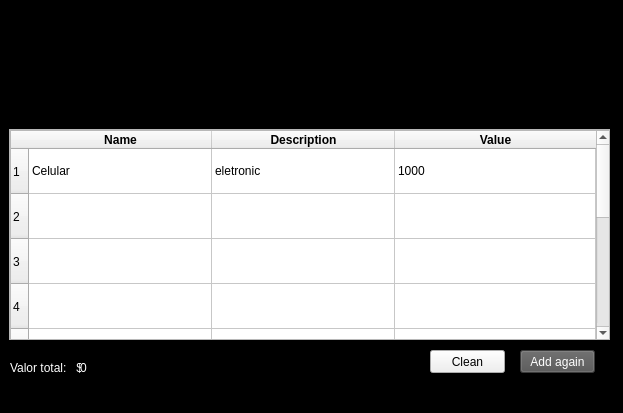
<?xml version="1.0" encoding="UTF-8"?>
<ui version="4.0">
 <class>MainWindow</class>
 <widget class="QMainWindow" name="MainWindow">
  <property name="geometry">
   <rect>
    <x>0</x>
    <y>0</y>
    <width>623</width>
    <height>413</height>
   </rect>
  </property>
  <property name="windowTitle">
   <string>MainWindow</string>
  </property>
  <widget class="QWidget" name="centralwidget">
   <widget class="QLabel" name="label">
    <property name="geometry">
     <rect>
      <x>0</x>
      <y>-8</y>
      <width>801</width>
      <height>591</height>
     </rect>
    </property>
    <property name="styleSheet">
     <string notr="true">background-color: rgb(0, 0, 0);</string>
    </property>
    <property name="text">
     <string/>
    </property>
   </widget>
   <widget class="QScrollArea" name="scrollArea">
    <property name="geometry">
     <rect>
      <x>9</x>
      <y>129</y>
      <width>601</width>
      <height>211</height>
     </rect>
    </property>
    <property name="widgetResizable">
     <bool>true</bool>
    </property>
    <widget class="QWidget" name="scrollAreaWidgetContents">
     <property name="geometry">
      <rect>
       <x>0</x>
       <y>0</y>
       <width>599</width>
       <height>209</height>
      </rect>
     </property>
     <widget class="QTableWidget" name="tableWidget">
      <property name="geometry">
       <rect>
        <x>0</x>
        <y>0</y>
        <width>601</width>
        <height>211</height>
       </rect>
      </property>
      <property name="minimumSize">
       <size>
        <width>0</width>
        <height>0</height>
       </size>
      </property>
      <property name="mouseTracking">
       <bool>false</bool>
      </property>
      <property name="tabletTracking">
       <bool>false</bool>
      </property>
      <property name="autoFillBackground">
       <bool>false</bool>
      </property>
      <property name="styleSheet">
       <string notr="true"/>
      </property>
      <property name="gridStyle">
       <enum>Qt::SolidLine</enum>
      </property>
      <property name="rowCount">
       <number>10</number>
      </property>
      <attribute name="horizontalHeaderVisible">
       <bool>true</bool>
      </attribute>
      <attribute name="horizontalHeaderCascadingSectionResizes">
       <bool>false</bool>
      </attribute>
      <attribute name="horizontalHeaderMinimumSectionSize">
       <number>39</number>
      </attribute>
      <attribute name="horizontalHeaderDefaultSectionSize">
       <number>183</number>
      </attribute>
      <attribute name="horizontalHeaderHighlightSections">
       <bool>true</bool>
      </attribute>
      <attribute name="horizontalHeaderShowSortIndicator" stdset="0">
       <bool>false</bool>
      </attribute>
      <attribute name="horizontalHeaderStretchLastSection">
       <bool>true</bool>
      </attribute>
      <attribute name="verticalHeaderVisible">
       <bool>true</bool>
      </attribute>
      <attribute name="verticalHeaderCascadingSectionResizes">
       <bool>false</bool>
      </attribute>
      <attribute name="verticalHeaderMinimumSectionSize">
       <number>35</number>
      </attribute>
      <attribute name="verticalHeaderDefaultSectionSize">
       <number>45</number>
      </attribute>
      <attribute name="verticalHeaderHighlightSections">
       <bool>true</bool>
      </attribute>
      <attribute name="verticalHeaderShowSortIndicator" stdset="0">
       <bool>false</bool>
      </attribute>
      <attribute name="verticalHeaderStretchLastSection">
       <bool>false</bool>
      </attribute>
      <row/>
      <row/>
      <row/>
      <row/>
      <row/>
      <row/>
      <row/>
      <row/>
      <row/>
      <row/>
      <column>
       <property name="text">
        <string>Name</string>
       </property>
       <property name="font">
        <font>
         <weight>75</weight>
         <italic>false</italic>
         <bold>true</bold>
         <underline>false</underline>
         <strikeout>false</strikeout>
         <stylestrategy>PreferDefault</stylestrategy>
        </font>
       </property>
       <property name="textAlignment">
        <set>AlignCenter</set>
       </property>
      </column>
      <column>
       <property name="text">
        <string>Description</string>
       </property>
       <property name="font">
        <font>
         <weight>75</weight>
         <bold>true</bold>
        </font>
       </property>
       <property name="textAlignment">
        <set>AlignCenter</set>
       </property>
      </column>
      <column>
       <property name="text">
        <string>Value</string>
       </property>
       <property name="font">
        <font>
         <weight>75</weight>
         <bold>true</bold>
        </font>
       </property>
       <property name="textAlignment">
        <set>AlignCenter</set>
       </property>
      </column>
      <item row="0" column="0">
       <property name="text">
        <string>Celular</string>
       </property>
      </item>
      <item row="0" column="1">
       <property name="text">
        <string>eletronic</string>
       </property>
      </item>
      <item row="0" column="2">
       <property name="text">
        <string>1000</string>
       </property>
      </item>
     </widget>
    </widget>
   </widget>
   <widget class="QLabel" name="label_2">
    <property name="geometry">
     <rect>
      <x>10</x>
      <y>-10</y>
      <width>601</width>
      <height>151</height>
     </rect>
    </property>
    <property name="styleSheet">
     <string notr="true">color: rgb(255, 255, 255);
image: url(:/img/Capturar_00000/Capturar_00000_00000.png);
color: rgb(70, 48, 171);
</string>
    </property>
    <property name="text">
     <string>&lt;html&gt;&lt;head/&gt;&lt;body&gt;&lt;p align=&quot;center&quot;&gt;&lt;br/&gt;&lt;/p&gt;&lt;/body&gt;&lt;/html&gt;</string>
    </property>
   </widget>
   <widget class="QLabel" name="label_3">
    <property name="geometry">
     <rect>
      <x>10</x>
      <y>360</y>
      <width>71</width>
      <height>16</height>
     </rect>
    </property>
    <property name="styleSheet">
     <string notr="true">color: rgb(255, 255, 255);</string>
    </property>
    <property name="text">
     <string>Valor total:   $</string>
    </property>
   </widget>
   <widget class="QLabel" name="label_4">
    <property name="geometry">
     <rect>
      <x>80</x>
      <y>360</y>
      <width>531</width>
      <height>16</height>
     </rect>
    </property>
    <property name="styleSheet">
     <string notr="true">color: rgb(255, 255, 255);</string>
    </property>
    <property name="text">
     <string>0</string>
    </property>
   </widget>
   <widget class="QPushButton" name="pushButton">
    <property name="geometry">
     <rect>
      <x>520</x>
      <y>350</y>
      <width>75</width>
      <height>23</height>
     </rect>
    </property>
    <property name="styleSheet">
     <string notr="true">color: rgb(255, 255, 255);
border-color: rgb(255, 255, 255);
background-color: rgb(83, 83, 83);</string>
    </property>
    <property name="text">
     <string>Add again</string>
    </property>
   </widget>
   <widget class="QPushButton" name="pushButton_2">
    <property name="geometry">
     <rect>
      <x>430</x>
      <y>350</y>
      <width>75</width>
      <height>23</height>
     </rect>
    </property>
    <property name="text">
     <string>Clean</string>
    </property>
   </widget>
  </widget>
  <widget class="QMenuBar" name="menubar">
   <property name="geometry">
    <rect>
     <x>0</x>
     <y>0</y>
     <width>623</width>
     <height>21</height>
    </rect>
   </property>
  </widget>
 </widget>
 <resources>
  <include location="../imgs/img.qrc"/>
 </resources>
 <connections/>
</ui>
